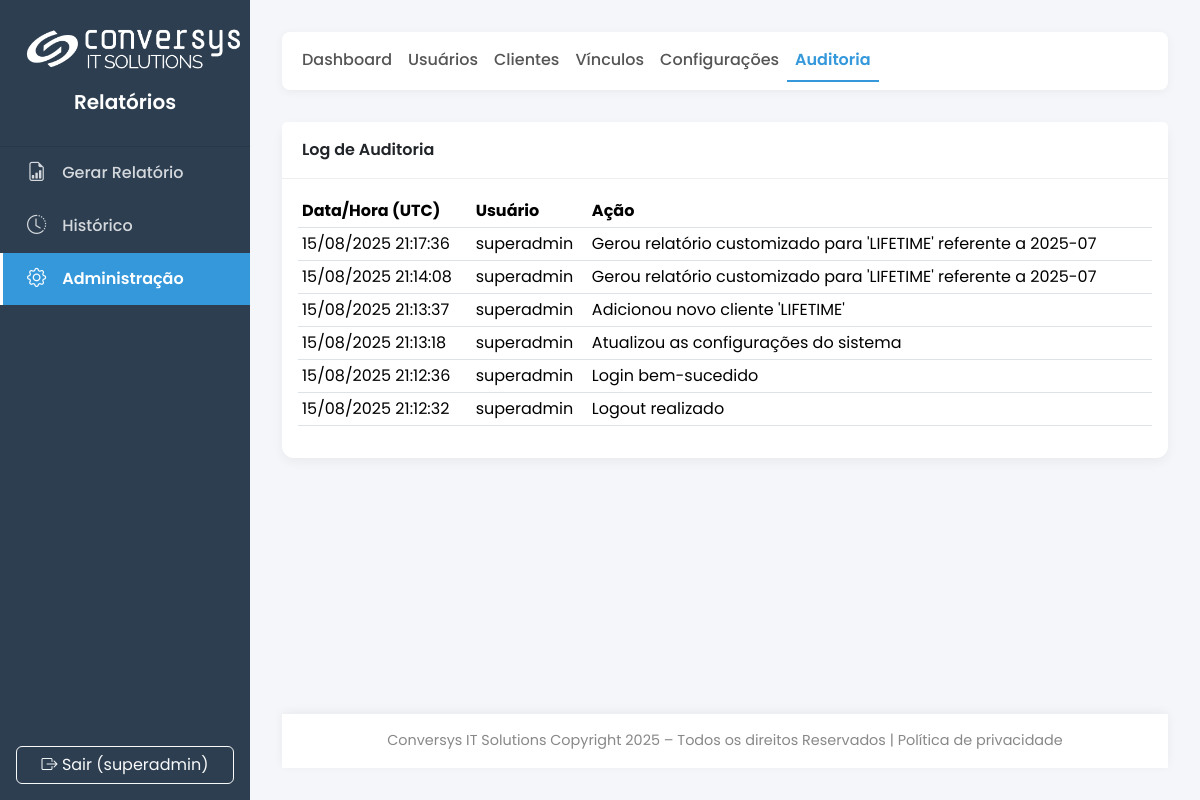
/admin/audit (signed in), run on an earlier commit of the app's database.
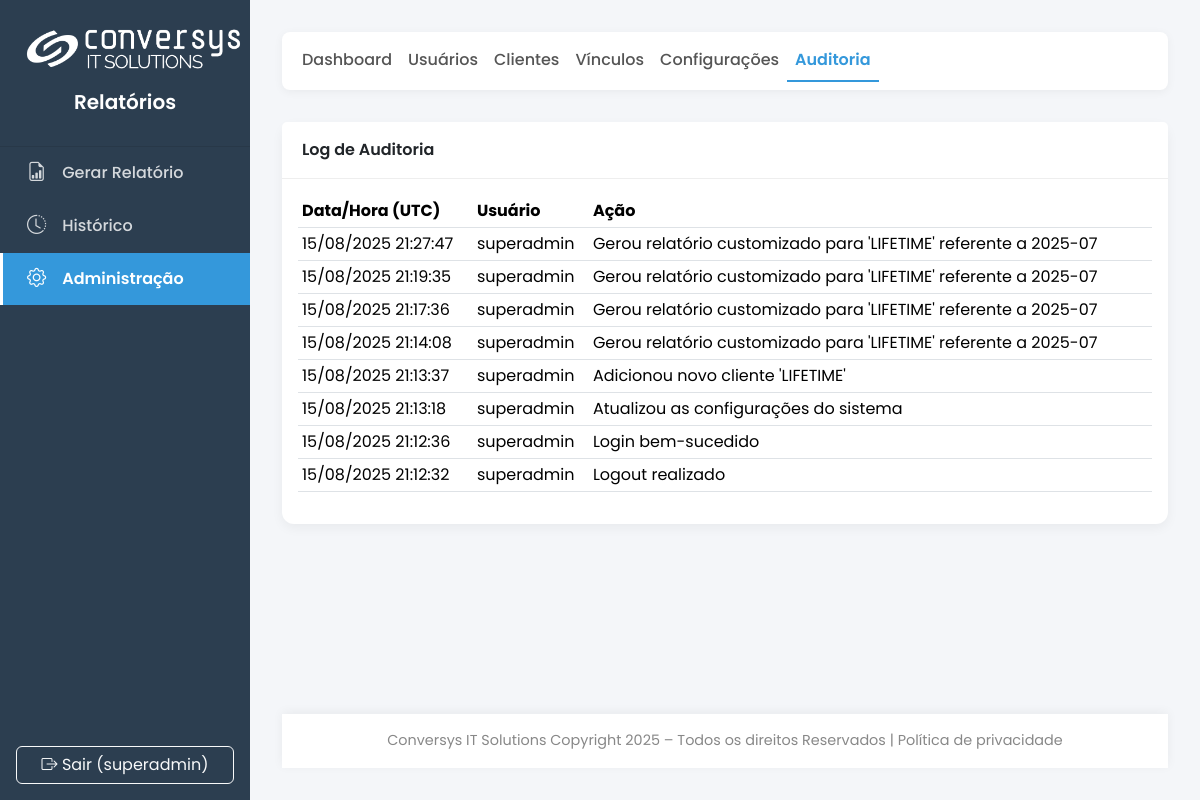
And on a later commit of the database.
### main.py (models this page shows)
class AuditLog(db.Model):
    id = db.Column(db.Integer, primary_key=True)
    user_id = db.Column(db.Integer, db.ForeignKey('user.id'), nullable=True)
    username = db.Column(db.String(64), nullable=False)
    action = db.Column(db.String(255), nullable=False)
    timestamp = db.Column(db.DateTime, default=dt.datetime.utcnow)
    user = db.relationship('User', backref='audit_logs')

### main.py (the view)
@app.route('/admin/audit')
@admin_required
def admin_audit_log():
    logs = AuditLog.query.order_by(AuditLog.timestamp.desc()).limit(200).all()
    return render_template('admin/audit_log.html', title="Log de Auditoria", logs=logs)

### main.py (called while the page is built)
@login_manager.user_loader
def load_user(user_id):
    return db.session.get(User, int(user_id))

@app.before_request
def before_request_func():
    g.sys_config = SystemConfig.query.first()

def admin_required(f):
    @wraps(f)
    @login_required
    def decorated_function(*args, **kwargs):
        if not (current_user.has_role('admin') or current_user.has_role('super_admin')):
            flash('Acesso negado. Você não tem permissão para acessar esta área.', 'danger')
            return redirect(url_for('gerar_form'))
        return f(*args, **kwargs)
    return decorated_function

def get_text_color_for_bg(hex_color):
    try:
        hex_color = hex_color.lstrip('#')
        r, g, b = tuple(int(hex_color[i:i+2], 16) for i in (0, 2, 4))
        luminance = (0.299 * r + 0.587 * g + 0.114 * b) / 255
        return '#212529' if luminance > 0.6 else '#ffffff'
    except (ValueError, TypeError):
        return '#ffffff'

    def has_role(self, role_name): return self.role.name == role_name

### templates/admin/audit_log.html (shortened to what this page needs)
{% extends 'admin/base.html' %}
{% block admin_content %}
<div class="card"><div class="card-header">Log de Auditoria</div>
<div class="card-body"><div class="table-responsive">
<table class="table table-sm table-hover">
<thead><tr><th>Data/Hora (UTC)</th><th>Usuário</th><th>Ação</th></tr></thead>
<tbody>
{% for log in logs %}
<tr><td>{{ log.timestamp.strftime('%d/%m/%Y %H:%M:%S') }}</td><td>{{ log.username }}</td><td>{{ log.action }}</td></tr>
{% else %}
<tr><td colspan="3" class="text-center text-muted p-4">Nenhum registro de auditoria encontrado.</td></tr>
{% endfor %}</tbody></table></div></div></div>
{% endblock %}

What changed in the data, as far as the page shows it:
added AuditLog: timestamp "15/08/2025 21:27:47", username "superadmin", action "Gerou relatório customizado para 'LIFETIME' referente a 2025-07"
added AuditLog: timestamp "15/08/2025 21:19:35", username "superadmin", action "Gerou relatório customizado para 'LIFETIME' referente a 2025-07"
